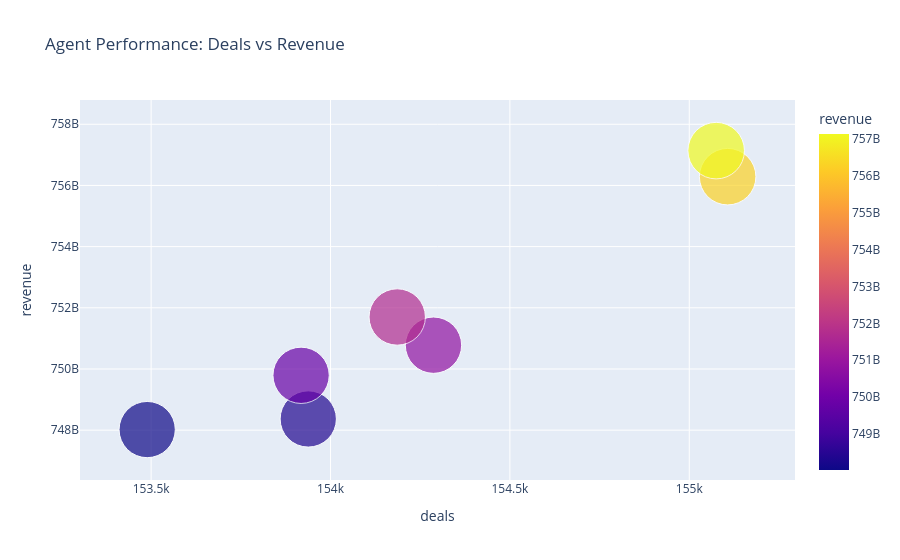

The code cell stored with this chart in its notebook:
### Code cell
# 1. Aggregate performance metrics per agent (calculating total revenue and total number of deals)
agent_perf = (
    df.groupby("agent")
    .agg(
        revenue=("final_price", "sum"),
        deals=("final_price", "count")
    )
    .reset_index()
)

# 2. Generate a bubble chart to evaluate agent efficiency (bubble size and color driven by revenue)
fig_agents = px.scatter(
    agent_perf,
    x="deals",
    y="revenue",
    size="revenue",
    hover_name="agent",
    color="revenue",
    size_max=40,
    title="Agent Performance: Deals vs Revenue"
)

# 3. Display the interactive chart
fig_agents

### Figure 1 — Plotly figure (JSON) as saved in the notebook; plotly's stock layout.template omitted (floating-point values rounded to 4 significant figures)
{"data": [{"hovertemplate": "<b>%{hovertext}</b><br><br>deals=%{x}<br>revenue=%{marker.color}<extra></extra>", "hovertext": ["Ahmed Hassan", "Heba Mostafa", "Mohamed Ali", "Mona Adel", "Omar Tarek", "Sara Khaled", "Youssef Samy"], "legendgroup": "", "marker": {"color": [756287262417, 757138567604, 748019015555, 750777630687, 751699391578, 748365507979, 749792636038], "coloraxis": "coloraxis", "size": [756287262417, 757138567604, 748019015555, 750777630687, 751699391578, 748365507979, 749792636038], "sizemode": "area", "sizeref": 473200000.0, "symbol": "circle"}, "mode": "markers", "name": "", "orientation": "v", "showlegend": false, "type": "scatter", "x": [155107, 155075, 153489, 154287, 154186, 153938, 153918], "xaxis": "x", "y": [756287262417, 757138567604, 748019015555, 750777630687, 751699391578, 748365507979, 749792636038], "yaxis": "y"}], "layout": {"coloraxis": {"colorbar": {"title": {"text": "revenue"}}, "colorscale": [[0, "#0d0887"], [0.1111, "#46039f"], [0.2222, "#7201a8"], [0.3333, "#9c179e"], [0.4444, "#bd3786"], [0.5556, "#d8576b"], [0.6667, "#ed7953"], [0.7778, "#fb9f3a"], [0.8889, "#fdca26"], [1, "#f0f921"]]}, "legend": {"itemsizing": "constant", "tracegroupgap": 0}, "title": {"text": "Agent Performance: Deals vs Revenue"}, "xaxis": {"anchor": "y", "domain": [0, 1], "title": {"text": "deals"}}, "yaxis": {"anchor": "x", "domain": [0, 1], "title": {"text": "revenue"}}}}
